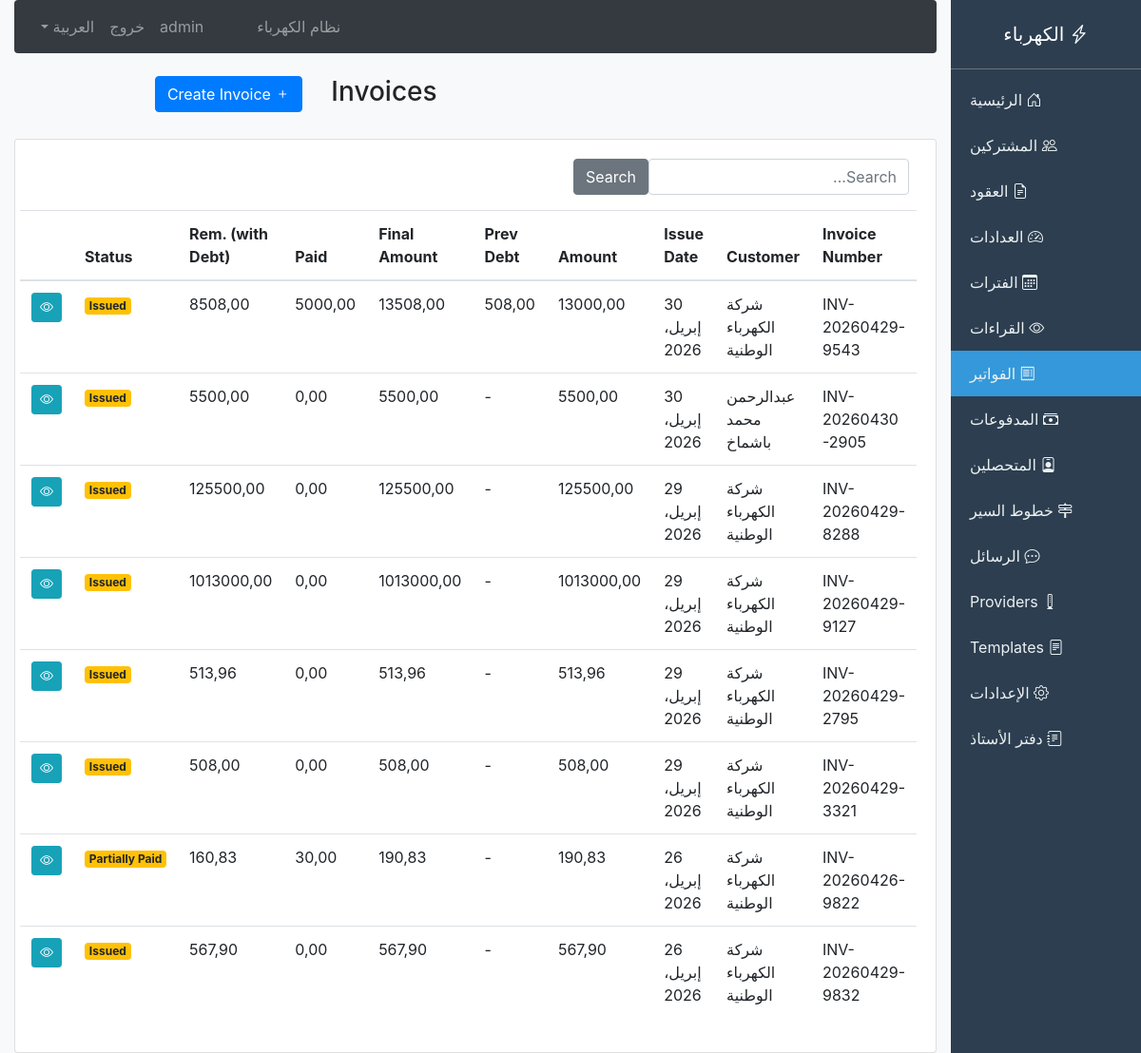
The app's page /billing/invoices/ (signed in) with its own data.
### billing/models.py (models this page shows, shortened)
class Invoice(models.Model):
    class InvoiceStatus(models.TextChoices):
        DRAFT = 'draft', 'Draft'
        ISSUED = 'issued', 'Issued'
        PAID = 'paid', 'Paid'
        PARTIALLY_PAID = 'partially_paid', 'Partially Paid'
        OVERDUE = 'overdue', 'Overdue'
        CANCELLED = 'cancelled', 'Cancelled'
    invoice_number = models.CharField(max_length=50, unique=True)
    contract = models.ForeignKey(Contract, on_delete=models.CASCADE, related_name='invoices')
    subscription_type = models.ForeignKey('SubscriptionType', on_delete=models.SET_NULL, null=True, blank=True, related_name='invoices')
    reading = models.ForeignKey(MeterReading, on_delete=models.SET_NULL, null=True, blank=True)
    issue_date = models.DateField()
    due_date = models.DateField()
    total_amount = models.DecimalField(max_digits=12, decimal_places=2)
    previous_indebtedness = models.DecimalField(max_digits=12, decimal_places=2, default=0)
    paid_amount = models.DecimalField(max_digits=12, decimal_places=2, default=0)
    invoice_status = models.CharField(max_length=20, choices=InvoiceStatus.choices, default=InvoiceStatus.ISSUED)
    penalty_amount = models.DecimalField(max_digits=10, decimal_places=2, default=0)
    period = models.ForeignKey(BillingPeriod, on_delete=models.SET_NULL, null=True, blank=True, related_name='invoices')
    notes = models.TextField(blank=True)
    created_at = models.DateTimeField(auto_now_add=True)
    class Meta:
        ordering = ['-issue_date']
    @property
    def final_amount(self):
        return self.total_amount + self.previous_indebtedness
    @property
    def remaining_with_debt(self):
        return self.final_amount - self.paid_amount

class Contract(models.Model):
    class ContractStatus(models.TextChoices):
        ACTIVE = 'active', 'Active'
        SUSPENDED = 'suspended', 'Suspended'
        TERMINATED = 'terminated', 'Terminated'
        EXPIRED = 'expired', 'Expired'
    contract_number = models.CharField(max_length=50, unique=True, blank=True)
    customer = models.ForeignKey(Customer, on_delete=models.CASCADE, related_name='contracts')
    type = models.ForeignKey(SubscriptionType, on_delete=models.CASCADE)
    start_date = models.DateField(null=True, blank=True)
    end_date = models.DateField(null=True, blank=True)
    contract_status = models.CharField(max_length=20, choices=ContractStatus.choices, default=ContractStatus.ACTIVE)
    connection_load = models.DecimalField(max_digits=10, decimal_places=2, default=0, verbose_name='Connection Load (kW)')
    deposit_amount = models.DecimalField(max_digits=10, decimal_places=2, default=0)
    notes = models.TextField(blank=True, default='')
    created_by = models.ForeignKey(User, on_delete=models.SET_NULL, null=True, blank=True)
    created_at = models.DateTimeField(auto_now_add=True)
    class Meta:
        ordering = ['-created_at']

class Customer(models.Model):
    customer_number = models.CharField(max_length=50, unique=True, blank=True, default='')
    full_name_ar = models.CharField(max_length=150)
    full_name_en = models.CharField(max_length=150, blank=True, default='')
    national_id = models.CharField(max_length=50, blank=True, default='')
    mobile_phone = models.CharField(max_length=20, blank=True, default='')
    phone2 = models.CharField(max_length=20, blank=True, default='')
    email = models.EmailField(blank=True, default='')
    address = models.TextField(blank=True, default='')
    city = models.CharField(max_length=50, blank=True, default='')
    is_active = models.BooleanField(default=True)
    registration_date = models.DateField(auto_now_add=True)
    current_balance = models.DecimalField(max_digits=12, decimal_places=2, default=0)
    credit_limit = models.DecimalField(max_digits=12, decimal_places=2, default=0)
    notes = models.TextField(blank=True, default='')
    created_at = models.DateTimeField(auto_now_add=True)

### billing/views.py (the view)
# urls.py: path('invoices/', views.invoice_list, name='invoice_list'),
def invoice_list(request):
    invoices = Invoice.objects.select_related('contract__customer').order_by('-issue_date')
    query = request.GET.get('q')
    if query:
        invoices = invoices.filter(
            Q(invoice_number__icontains=query) |
            Q(contract__customer__full_name_ar__icontains=query)
        )
    paginator = Paginator(invoices, 25)
    page = request.GET.get('page')
    return render(request, 'billing/invoice_list.html', {
        'invoices': paginator.get_page(page),
    })

### billing/context_processors.py (called while the page is built)
def language_context(request):
    lang = getattr(request, 'session', {}).get('django_language', 'ar')
    if not lang:
        lang = 'ar'
    return {
        'LANGUAGE_CODE': lang,
        'LANGUAGE_NAME': 'العربية' if lang == 'ar' else 'English'
    }

### templates/billing/invoice_list.html (shortened to what this page needs)
{% extends 'billing/base.html' %}
{% block content %}
<div class="row mb-4">
    <div class="col-md-8">
        <h3>Invoices</h3>
    </div>
    <div class="col-md-4 text-right">
        <a href="{% url 'invoice_create' %}" class="btn btn-primary">
            <i class="bi bi-plus"></i> Create Invoice
        </a>
    </div>
</div>
<div class="card">
    <div class="card-body">
        <form method="get" class="form-inline mb-3">
            <input type="text" name="q" class="form-control mr-2" placeholder="Search..." value="{{ request.GET.q }}">
            <button type="submit" class="btn btn-secondary">Search</button>
        </form>
        <table class="table table-hover">
            <thead>
                <tr>
                    <th>Invoice Number</th>
                    <th>Customer</th>
                    <th>Issue Date</th>
                    <th>Amount</th>
                    <th>Prev Debt</th>
                    <th>Final Amount</th>
                    <th>Paid</th>
                    <th>Rem. (with Debt)</th>
                    <th>Status</th>
                    <th></th>
                </tr>
            </thead>
            <tbody>
                {% for invoice in invoices %}
                <tr>
                    <td>{{ invoice.invoice_number }}</td>
                    <td>{{ invoice.contract.customer.full_name_ar }}</td>
                    <td>{{ invoice.issue_date }}</td>
                    <td>{{ invoice.total_amount|floatformat:2 }}</td>
                    <td>{% if invoice.previous_indebtedness > 0 %}{{ invoice.previous_indebtedness|floatformat:2 }}{% else %}-{% endif %}</td>
                    <td>{{ invoice.final_amount|floatformat:2 }}</td>
                    <td>{{ invoice.paid_amount|floatformat:2 }}</td>
                    <td>{{ invoice.remaining_with_debt|floatformat:2 }}</td>
                    <td>
                        <span class="badge badge-{% if invoice.invoice_status == 'paid' %}success{% elif invoice.invoice_status == 'overdue' %}danger{% else %}warning{% endif %}">
                            {{ invoice.get_invoice_status_display }}
                        </span>
                    </td>
                    <td>
                        <a href="{% url 'invoice_detail' invoice.id %}" class="btn btn-sm btn-info">
                            <i class="bi bi-eye"></i>
                        </a>
                    </td>
                </tr>
                {% empty %}
                <tr>
                    <td colspan="10" class="text-center">No invoices</td>
                </tr>
                {% endfor %}
            </tbody>
        </table>
    </div>
</div>
{% endblock %}

### templates/billing/base.html (shortened to what this page needs)
<!DOCTYPE html>
<html lang="ar" dir="rtl">
<head>
    {% load bootstrap4 %}
    {% bootstrap_css %}
    <link rel="stylesheet" href="https://cdn.jsdelivr.net/npm/bootstrap-icons@1.11.0/font/bootstrap-icons.css">
</head>
<body class="bg-light">
    <div class="container-fluid">
        <div class="row">
            <nav class="col-md-2 d-none d-md-block sidebar p-0">
                <div class="text-center py-4 border-bottom border-secondary">
                    <h5 class="text-white mb-0"><i class="bi bi-lightning-charge"></i> الكهرباء</h5>
                </div>
                <div class="py-2">
                    <a href="{% url 'billing_index' %}" class="{% if request.path == '/billing/' %}active{% endif %}">
                        <i class="bi bi-house-door"></i> الرئيسية
                    </a>
                    <a href="{% url 'customer_list' %}" class="{% if '/billing/customers/' in request.path %}active{% endif %}">
                        <i class="bi bi-people"></i> المشتركين
                    </a>
                    <a href="{% url 'contract_list' %}" class="{% if '/billing/contracts/' in request.path %}active{% endif %}">
                        <i class="bi bi-file-earmark-text"></i> العقود
                    </a>
                    <a href="{% url 'meter_list' %}" class="{% if '/billing/meters/' in request.path %}active{% endif %}">
                        <i class="bi bi-speedometer2"></i> العدادات
                    </a>
                    <a href="{% url 'billing_period_list' %}" class="{% if '/billing/periods/' in request.path %}active{% endif %}">
                        <i class="bi bi-calendar3"></i> الفترات
                    </a>
                    <a href="{% url 'reading_list' %}" class="{% if '/billing/readings/' in request.path %}active{% endif %}">
                        <i class="bi bi-eye"></i> القراءات
                    </a>
                    <a href="{% url 'invoice_list' %}" class="{% if '/billing/invoices/' in request.path %}active{% endif %}">
                        <i class="bi bi-receipt"></i> الفواتير
                    </a>
                    <a href="{% url 'payment_list' %}" class="{% if '/billing/payments/' in request.path %}active{% endif %}">
                        <i class="bi bi-cash-stack"></i> المدفوعات
                    </a>
                    <a href="{% url 'collector_list' %}" class="{% if '/billing/collectors/' in request.path %}active{% endif %}">
                        <i class="bi bi-person-badge"></i> المتحصلين
                    </a>
                    <a href="{% url 'route_list' %}" class="{% if '/billing/routes/' in request.path %}active{% endif %}">
                        <i class="bi bi-signpost-2"></i> خطوط السير
                    </a>
                    <a href="{% url 'sms_list' %}" class="{% if '/billing/sms/' in request.path and request.path != '/billing/sms/providers/' and request.path != '/billing/sms/templates/' %}active{% endif %}">
                        <i class="bi bi-chat-dots"></i> الرسائل
                    </a>
                    <a href="{% url 'sms_provider_list' %}" class="{% if '/billing/sms/providers/' in request.path %}active{% endif %}">
                        <i class="bi bi-modem"></i> Providers
                    </a>
                    <a href="{% url 'sms_template_list' %}" class="{% if '/billing/sms/templates/' in request.path %}active{% endif %}">
                        <i class="bi bi-file-text"></i> Templates
                    </a>
                    <a href="{% url 'system_settings' %}" class="{% if '/billing/settings/' in request.path %}active{% endif %}">
                        <i class="bi bi-gear"></i> الإعدادات
                    </a>
                    <a href="{% url 'ledger_list' %}" class="{% if '/billing/ledger/' in request.path %}active{% endif %}">
                        <i class="bi bi-journal-text"></i> دفتر الأستاذ
                    </a>
                </div>
            </nav>
            <div class="col-md-10">
                <nav class="navbar navbar-expand-lg navbar-dark bg-dark rounded mb-4">
                    <div class="collapse navbar-collapse" id="navbarNav">
                        <ul class="navbar-nav mr-auto">
                            <li class="nav-item">
                                <a class="nav-link" href="{% url 'billing_index' %}">نظام الكهرباء</a>
                            </li>
                        </ul>
                        <ul class="navbar-nav">
                            {% if user.is_authenticated %}
                            <li class="nav-item">
                                <span class="nav-link">{{ user.username }}</span>
                            </li>
                            <li class="nav-item">
                                <a class="nav-link" href="{% url 'logout' %}">{% if LANGUAGE_CODE == 'ar' %}خروج{% else %}Logout{% endif %}</a>
                            </li>
                            {% else %}
                            <li class="nav-item">
                                <a class="nav-link" href="{% url 'login' %}">{% if LANGUAGE_CODE == 'ar' %}دخول{% else %}Login{% endif %}</a>
                            </li>
                            {% endif %}
                            <li class="nav-item dropdown">
                                <a class="nav-link dropdown-toggle" href="#" data-toggle="dropdown">
                                    {% if LANGUAGE_CODE == 'ar' %}العربية{% else %}English{% endif %}
                                </a>
                            </li>
                        </ul>
                    </div>
                </nav>
                {% block content %}{% endblock %}
            </div>
        </div>
    </div>
</body>
</html>

### templates/billing/base.html (style rules this page uses)
.sidebar { min-height: 100vh; background: #2c3e50; }
.sidebar a { color: #ecf0f1; padding: 12px 20px; display: block; text-decoration: none; border-radius: 0; }
.sidebar a.active { background: #3498db; }

### records on screen
Invoice: invoice_number "INV-20260429-9543", contract.customer.full_name_ar "شركة الكهرباء الوطنية", issue_date "30 إبريل، 2026", total_amount "13000,00", previous_indebtedness "508,00", final_amount "13508,00", paid_amount "5000,00", remaining_with_debt "8508,00", invoice_status "Issued"
Invoice: invoice_number "INV-20260430-2905", contract.customer.full_name_ar "عبدالرحمن محمد باشماخ", issue_date "30 إبريل، 2026", total_amount "5500,00", final_amount "5500,00", paid_amount "0,00", remaining_with_debt "5500,00", invoice_status "Issued"
Invoice: invoice_number "INV-20260429-8288", contract.customer.full_name_ar "شركة الكهرباء الوطنية", issue_date "29 إبريل، 2026", total_amount "125500,00", final_amount "125500,00", paid_amount "0,00", remaining_with_debt "125500,00", invoice_status "Issued"
Invoice: invoice_number "INV-20260429-9127", contract.customer.full_name_ar "شركة الكهرباء الوطنية", issue_date "29 إبريل، 2026", total_amount "1013000,00", final_amount "1013000,00", paid_amount "0,00", remaining_with_debt "1013000,00", invoice_status "Issued"
Invoice: invoice_number "INV-20260429-2795", contract.customer.full_name_ar "شركة الكهرباء الوطنية", issue_date "29 إبريل، 2026", total_amount "513,96", final_amount "513,96", paid_amount "0,00", remaining_with_debt "513,96", invoice_status "Issued"
Invoice: invoice_number "INV-20260429-3321", contract.customer.full_name_ar "شركة الكهرباء الوطنية", issue_date "29 إبريل، 2026", total_amount "508,00", final_amount "508,00", paid_amount "0,00", remaining_with_debt "508,00", invoice_status "Issued"
Invoice: invoice_number "INV-20260426-9822", contract.customer.full_name_ar "شركة الكهرباء الوطنية", issue_date "26 إبريل، 2026", total_amount "190,83", final_amount "190,83", paid_amount "30,00", remaining_with_debt "160,83", invoice_status "Partially Paid"
Invoice: invoice_number "INV-20260429-9832", contract.customer.full_name_ar "شركة الكهرباء الوطنية", issue_date "26 إبريل، 2026", total_amount "567,90", final_amount "567,90", paid_amount "0,00", remaining_with_debt "567,90", invoice_status "Issued"

### other values on screen
{{ user.username }} "admin"
